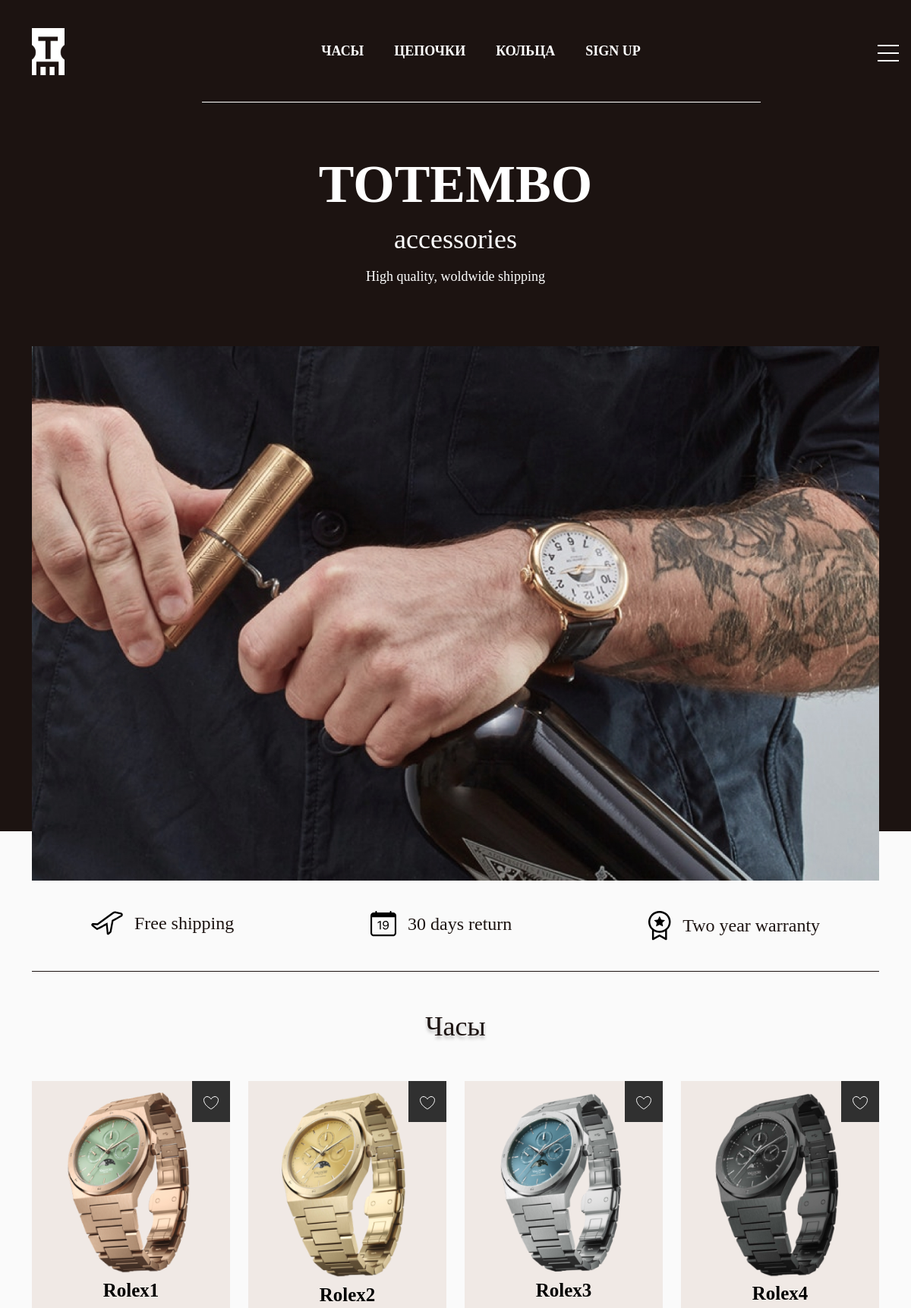
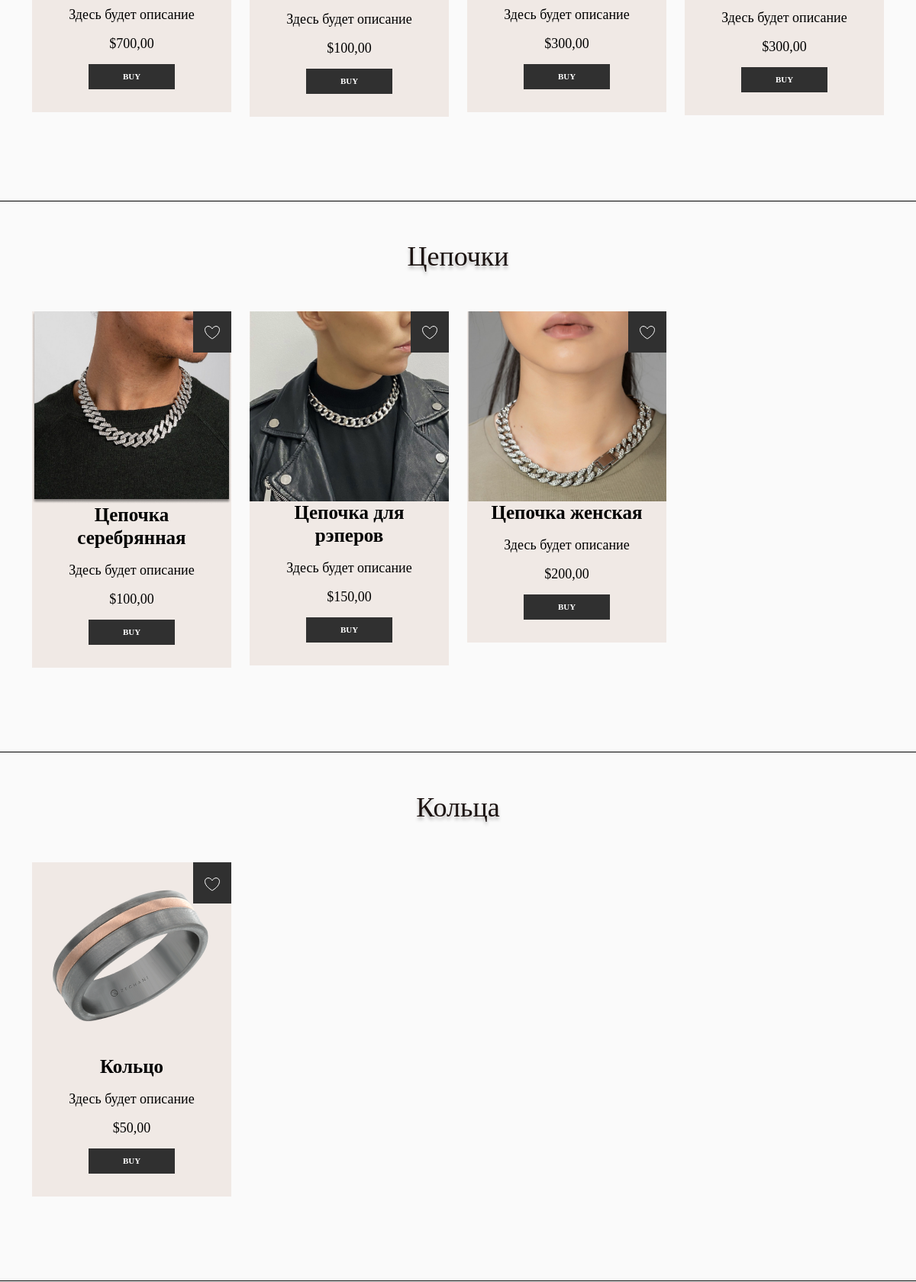
The page / (upper part) on the database its author committed (2 pictures, top to bottom).
### store/models.py (models this page shows, shortened)
class Category(models.Model):
    title = models.CharField(max_length=50, verbose_name='Наименование категории')
    image = models.ImageField(upload_to='categories/', null=True, blank=True, verbose_name='Изображение')
    slug = models.SlugField(unique=True)
    def get_category_photo(self):
        if self.image:
            return self.image.url
        else:
            return 'https://studenthack.uz/wp-content/uploads/2021/11/%D0%A4%D0%BE%D1%82%D0%BE-%D1%81%D0%BA%D0%BE%D1%80%D0%BE-%D0%B1%D1%83%D0%B4%D0%B5%D1%82.png'
    def get_absolute_url(self):
        return reverse('category', kwargs={'slug': self.slug})
    def __str__(self):
        return self.title
    class Meta:
        verbose_name = 'Категория'
        verbose_name_plural = 'категории'

class Product(models.Model):
    title = models.CharField(max_length=255, verbose_name='Название товара')
    price = models.DecimalField(max_digits=10, decimal_places=2, verbose_name='Цена')
    quantity = models.IntegerField(default=0, verbose_name='Кол-во на складе')
    description = models.TextField(default='Здесь будет описание', verbose_name='Описание')
    size = models.IntegerField(default=30, verbose_name='Размер в мм')
    color = models.CharField(max_length=30, default='Серебро', verbose_name='Цвет/материал')
    created_at = models.DateTimeField(auto_now_add=True, verbose_name='Дата создания')
    category = models.ForeignKey(Category, on_delete=models.CASCADE,
                                 verbose_name='Категория', related_name='products')
    slug = models.SlugField(unique=True, null=True)
    def get_absolute_url(self):
        return reverse('product', kwargs={'slug': self.slug})
    def get_first_photo(self):
        if self.photos:
            try:
                return self.photos.first().image.url
            except:
                return 'https://studenthack.uz/wp-content/uploads/2021/11/%D0%A4%D0%BE%D1%82%D0%BE-%D1%81%D0%BA%D0%BE%D1%80%D0%BE-%D0%B1%D1%83%D0%B4%D0%B5%D1%82.png'
        else:
            return 'https://studenthack.uz/wp-content/uploads/2021/11/%D0%A4%D0%BE%D1%82%D0%BE-%D1%81%D0%BA%D0%BE%D1%80%D0%BE-%D0%B1%D1%83%D0%B4%D0%B5%D1%82.png'
    class Meta:
        verbose_name = 'Товар'
        verbose_name_plural = 'Товары'

class Gallery(models.Model):
    product = models.ForeignKey(Product, on_delete=models.CASCADE, related_name='photos')
    image = models.ImageField(upload_to='products', verbose_name='Изображение')
    class Meta:
        verbose_name = 'Изображение'
        verbose_name_plural = 'Галлерея товаров'

### store/views.py (the view)
# urls.py: path('', ProductList.as_view(), name='product_list'),
class ProductList(ListView):
    model = Product
    template_name = 'store/product_list.html'
    context_object_name = 'categories'  # objects
    extra_context = {'title': 'Главная страница'}
    def get_queryset(self):
        categories = Category.objects.all()
        data = []
        for category in categories:
            products = category.products.all()
            data.append({
                'title': category.title,
                'products': products[:4]
            })
        return data

### store/templatetags/store_tags.py (called while the page is built)
@register.simple_tag()
def get_categories():
    return Category.objects.all()

### store/templates/store/product_list.html (shortened to what this page needs)
{% extends 'base.html' %}
{% block main %}
<main>
    {% include 'store/components/_guarantees.html' %}
    {% for category in categories %}
    <section class="products-section products_section-watches">
        <h2 class="main_title text-center">{{ category.title }}</h2>
        <div class="container">
            <div class="row">
                {% for product in category.products %}
                {% include 'store/components/_product_card.html' %}
                {% endfor %}
            </div>
        </div>
    </section>
    {% endfor %}
</main>
{% endblock main %}

### templates/base.html (shortened to what this page needs)
{% load static %}
<!DOCTYPE html>
<html lang="en">
<head>
    <link href="https://cdn.jsdelivr.net/npm/bootstrap@5.0.0-beta3/dist/css/bootstrap.min.css" rel="stylesheet"
>
    <link rel="stylesheet" href="{% static 'store/owl-carousel/css/owl.carousel.min.css' %}">
    <link rel="stylesheet" href="{% static 'store/owl-carousel/css/owl.theme.default.min.css' %}">
    <link rel="stylesheet" href="{% static 'store/style/style.css' %}">
    <link rel="stylesheet" href="{% static 'store/style/additional_style.css' %}">
</head>
<body>
    <header>
        {% include 'components/_navbar.html' %}
        {% block header_text %}
        {% include 'components/_header_text.html' %}
        {% endblock header_text %}
        {% block header_poster %}
        {% include 'components/_header_poster.html' %}
        {% endblock header_poster %}
    </header>
    {% block main %}
    {% endblock main %}
</body>
</html>

### templates/components/_navbar.html (shortened to what this page needs)
{% load static %}
<nav class="header_nav">
            <div class="container">
                <div class="row align-items-center">
                    <div class="col-auto">
                        <a href="{% url 'product_list' %}"><img src="{% static 'store/images/header_logo.jpg' %}" alt=""></a>
                    </div>
                    <div class="col-sm-8 col-lx-8 m-auto">
                        {% include 'components/_header_nav_menu.html' %}
                    </div>
                </div>
            </div>
            <div class="header_lx-panel">
                <div class="hamburger">
                    <div></div>
                </div>
            </div>
        </nav>

### templates/components/_header_nav_menu.html (shortened to what this page needs)
{% load store_tags %}
<ul class="header_nav-menu d-flex justify-content-center flex-wrap text-center">
    {% get_categories as categories %}
    {% for category in categories %}
    <li class="header_nav-item">
        <a class="header_nav-link " href="{{ category.get_absolute_url }}">
            {{ category|upper }}
        </a>
    </li>
    {% endfor %}
    <li class="header_nav-item mt-3 mt-lg-0">
        {% if not request.user.is_authenticated %}
        <a class="header_nav-link " href="{% url 'login_register' %}">
            SIGN UP
        </a>
        {% else %}
        <a class="header_nav-link " href="{% url 'logout' %}">
            LOGOUT
        </a>
        {% endif %}
    </li>
</ul>

### templates/components/_header_panel.html (shortened to what this page needs)
{% load static %}

### templates/components/_header_text.html
<div class="container-fluid">
            <div class="row justify-content-center text-center">
                <div class="col-12">
                    <h1 class="header_title">TOTEMBO</h1>
                    <p class="header_sub-title">accessories</p>
                    <p class="header_slogan">High quality, woldwide shipping</p>
                </div>
            </div>
        </div>

### templates/components/_header_poster.html
{% load static %}
<div class="header_poster">
    <div class="container">
        <img class="header_poster-img w-100" src="{% static 'store/images/header_poster.jpg' %}" alt="">
    </div>
</div>

### store/templates/store/components/_guarantees.html
{% load static %}
<div class="container">
    <div class="blocks_guarantees">
        <div class="row justify-content-around">
            <div class="col-auto">
                <div class="blocks_guarantees-card d-flex align-items-center">
                    <img src="{% static 'store/images/icons/shipping_icon.svg' %}" alt="">
                    <p class="blocks_guarantees-desc mt-auto mb-auto">Free shipping</p>
                </div>
            </div>
            <div class="col-auto">
                <div class="blocks_guarantees-card d-flex align-items-center">
                    <img src="{% static 'store/images/icons/calendar_icon.svg' %}" alt="">
                    <p class="blocks_guarantees-desc mt-auto mb-auto">30 days return</p>
                </div>
            </div>
            <div class="col-auto">
                <div class="blocks_guarantees-card d-flex align-items-center mt-3 mt-md-0">
                    <img src="{% static 'store/images/icons/warranty_icon.svg' %}" alt="">
                    <p class="blocks_guarantees-desc mt-auto mb-auto">Two year warranty</p>
                </div>
            </div>
        </div>
    </div>
</div>

### store/templates/store/components/_product_card.html (shortened to what this page needs)
{% load store_tags %}
<div class="col-12 col-sm-6 col-md-4 col-lg-3">
    <div class="product_card text-center">
        <div class="product_card-basket">
            {% if request.user.is_authenticated %}
            <a href="{% url 'save_or_delete_fav' product.slug %}" class="product_card_basket-link basket_icon">
                {% get_favourite request.user as favs %}
                {% if product in favs %}
                <svg width="20" height="18" viewBox="0 0 20 18" fill="red"
                     xmlns="http://www.w3.org/2000/svg">
                    <path
                            d="M10 3.42445C10.1556 3.42445 10.3022 3.35205 10.3969 3.2286C10.3969 3.22853 10.397 3.22847 10.397 3.2284L10.3972 3.22815L10.4006 3.22378L10.4168 3.20326C10.4318 3.18451 10.4549 3.15589 10.4858 3.11882C10.5476 3.04462 10.6402 2.93682 10.7604 2.80662C11.0013 2.5456 11.3498 2.19785 11.7789 1.85114C12.6505 1.14689 13.7893 0.5 15 0.5C17.5018 0.5 19.5 2.45298 19.5 4.82534C19.5 5.82642 19.2983 7.54989 18.0555 9.65158C16.8108 11.7565 14.5058 14.2679 10.2563 16.8148C10.1799 16.86 10.0912 16.8844 10 16.8844C9.90878 16.8844 9.82009 16.86 9.74371 16.8148C5.49418 14.2679 3.18917 11.7565 1.94451 9.65158C0.701742 7.54989 0.5 5.82642 0.5 4.82534C0.5 2.45298 2.4982 0.5 5 0.5C6.21069 0.5 7.34951 1.14689 8.22114 1.85114C8.65025 2.19785 8.99868 2.5456 9.23959 2.80662C9.35976 2.93682 9.45243 3.04462 9.51424 3.11882C9.54512 3.15589 9.56825 3.18451 9.58319 3.20326L9.5994 3.22378L9.6028 3.22815L9.60299 3.2284C9.60305 3.22847 9.6031 3.22853 9.60315 3.2286L9.60323 3.2287C9.69785 3.35209 9.84449 3.42445 10 3.42445Z"
                            stroke="white" stroke-linecap="round" stroke-linejoin="round"/>
                </svg>
                {% else %}
                <svg width="20" height="18" viewBox="0 0 20 18" fill="none"
                     xmlns="http://www.w3.org/2000/svg">
                    <path
                            d="M10 3.42445C10.1556 3.42445 10.3022 3.35205 10.3969 3.2286C10.3969 3.22853 10.397 3.22847 10.397 3.2284L10.3972 3.22815L10.4006 3.22378L10.4168 3.20326C10.4318 3.18451 10.4549 3.15589 10.4858 3.11882C10.5476 3.04462 10.6402 2.93682 10.7604 2.80662C11.0013 2.5456 11.3498 2.19785 11.7789 1.85114C12.6505 1.14689 13.7893 0.5 15 0.5C17.5018 0.5 19.5 2.45298 19.5 4.82534C19.5 5.82642 19.2983 7.54989 18.0555 9.65158C16.8108 11.7565 14.5058 14.2679 10.2563 16.8148C10.1799 16.86 10.0912 16.8844 10 16.8844C9.90878 16.8844 9.82009 16.86 9.74371 16.8148C5.49418 14.2679 3.18917 11.7565 1.94451 9.65158C0.701742 7.54989 0.5 5.82642 0.5 4.82534C0.5 2.45298 2.4982 0.5 5 0.5C6.21069 0.5 7.34951 1.14689 8.22114 1.85114C8.65025 2.19785 8.99868 2.5456 9.23959 2.80662C9.35976 2.93682 9.45243 3.04462 9.51424 3.11882C9.54512 3.15589 9.56825 3.18451 9.58319 3.20326L9.5994 3.22378L9.6028 3.22815L9.60299 3.2284C9.60305 3.22847 9.6031 3.22853 9.60315 3.2286L9.60323 3.2287C9.69785 3.35209 9.84449 3.42445 10 3.42445Z"
                            stroke="white" stroke-linecap="round" stroke-linejoin="round"/>
                </svg>
                {% endif %}
            </a>
            {% else %}
            <a href="{% url 'login_register' %}" class="product_card_basket-link basket_icon">
            </a>
            {% endif %}
        </div>
        <a class="product_card-detail" href="{{ product.get_absolute_url }}">
            <div class="w-100">
                <img class="product_card-img img-fluid" src="{{ product.get_first_photo }}" alt="">
            </div>
            <div class="product_card-description">
                <p class="product_card-name">{{ product.title }}</p>
                <p class="product_card-desc">{{ product.description }}</p>
                <p class="product_card-price">${{ product.price }}</p>
            </div>
        </a>
        {% if request.user.is_authenticated %}
        <a href="{% url 'to_cart' product.pk 'add' %}" class="product_card-btn">BUY</a>
        {% else %}
        <a href="{% url 'login_register' %}" class="product_card-btn">BUY</a>
        {% endif %}
    </div>
</div>

### store/templates/store/components/_categories_slider.html (shortened to what this page needs)
{% load store_tags %}

### templates/components/_footer.html (shortened to what this page needs)
{% load static %}
{% load store_tags %}

### store/static/store/style/style.css (style rules this page uses)
ul, li { padding: 0; margin: 0; }
a, li { text-decoration: none; list-style: none; }
.main_title { font-family: Montserrat; font-weight: normal; font-size: 36px; line-height: 44px; color: #1C1311; margin-top: 50px; margin-bottom: 50px; text-shadow: 0 4px 4px rgba(0, 0, 0, 0.25); }
header { position: relative; background-color: #1C1311; margin-bottom: 65px; }
.header_poster { position: relative; bottom: -65px; }
.header_nav { margin-bottom: 65px; }
.header_nav-item { list-style: none; }
.header_nav-link { font-family: Montserrat; font-weight: 600; font-size: 18px; color: #fff; line-height: 22px; margin: 0 20px; text-decoration: none; }
.header_nav-menu { border-bottom: 1px solid white; padding: 55px 0; }
.header_title { font-family: Montserrat; font-weight: bold; font-size: 70px; line-height: 85px; color: #FFFFFF; }
.header_sub-title { font-family: Montserrat; font-weight: 200; font-size: 36px; line-height: 44px; color: #FFFFFF; }
.header_slogan { font-family: Montserrat; font-weight: 300; font-size: 18px; line-height: 22px; color: #FFFFFF; }
.header_poster-img { max-height: 975px; }
.header_lx-panel { display: none; position: fixed; top:40px; right: 60px; z-index: 1; }
.header_lx-panel .hamburger { position: absolute; top: 0; left: 0; z-index: 1; width: 60px; height: 60px; padding: 1rem; display: flex; align-items: center; justify-content: center; }
.header_lx-panel .hamburger > div { position: relative; flex: none; width: 100%; height: 2px; background: #fff; display: flex; align-items: center; justify-content: center; transition: all 0.4s ease; }
.header_lx-panel .hamburger > div::before, .header_lx-panel .hamburger > div::after { content: ''; position: absolute; z-index: 1; top: -10px; width: 100%; height: 2px; background: inherit; }
.header_lx-panel .hamburger > div::after { top: 10px; }
.blocks_guarantees { padding: 40px 0; border-bottom: 1px solid #1C1311; }
.blocks_guarantees-desc { font-family: Montserrat; font-weight: 300; font-size: 24px; line-height: 29px; margin-left: 15px; color: #1C1311; }
.products_section-watches { padding-bottom: 80px; border-bottom: 1px solid black; }
.product_card { position: relative; box-sizing: border-box; background: #F0E9E5; margin-bottom: 30px; transition: all 1s; padding-bottom: 30px; }
.product_card-description { padding: 0 15px; }
.product_card-name { font-family: Montserrat; font-weight: 600; font-size: 25px; line-height: 30px; color: #000000; }
.product_card-desc { font-family: Montserrat; font-weight: normal; font-size: 18px; line-height: 22px; color: #000000; }
.product_card-price { font-family: Montserrat; font-style: normal; font-weight: normal; font-size: 18px; line-height: 22px; color: #000000; }
.product_card-btn { display: inline-block; padding: 10px 45px; background: #303030; font-family: Montserrat; font-style: normal; font-weight: bold; font-size: 11px; line-height: 13px; color: #FFFFFF; transition: all 0.5s; }
.product_card_basket-link { position: absolute; top: 0; right: 0; display: block; padding: 15px; background: #303030; }
@media only screen and (max-width: 1500px) { .header_lx-panel { display: block; } }

### store/static/store/style/additional_style.css (style rules this page uses)
body { background-color: hsl(0, 0%, 98%); }
h1,h2,h3,h4,h5,h6 { color:hsl(0, 0%, 30%); }

### rows shown on the page
Category: title "ЧАСЫ", title "Часы"
Category: title "ЦЕПОЧКИ", title "Цепочки"
Category: title "КОЛЬЦА", title "Кольца"
Product: get_first_photo (picture), title "Rolex1", description "Здесь будет описание", price "700,00"
Product: get_first_photo (picture), title "Rolex2", description "Здесь будет описание", price "100,00"
Product: get_first_photo (picture), title "Rolex3", description "Здесь будет описание", price "300,00"
Product: get_first_photo (picture), title "Rolex4", description "Здесь будет описание", price "300,00"
Product: get_first_photo (picture), title "Цепочка серебрянная", description "Здесь будет описание", price "100,00"
Product: get_first_photo (picture), title "Цепочка для рэперов", description "Здесь будет описание", price "150,00"
Product: get_first_photo (picture), title "Цепочка женская", description "Здесь будет описание", price "200,00"
Product: get_first_photo (picture), title "Кольцо", description "Здесь будет описание", price "50,00"
